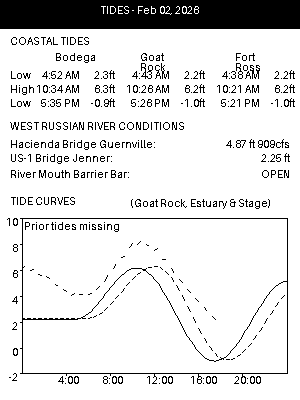

Here is the Python script that generated this plot:
#!/usr/bin/env python3
"""Generate a mockup image using the new layout."""

import json
from display_eink import render_tide_layout

with open("tides.json", "r") as f:
    data = json.load(f)

img = render_tide_layout(data)
img.save("layout_mockup.png")
print("Saved layout_mockup.png")
